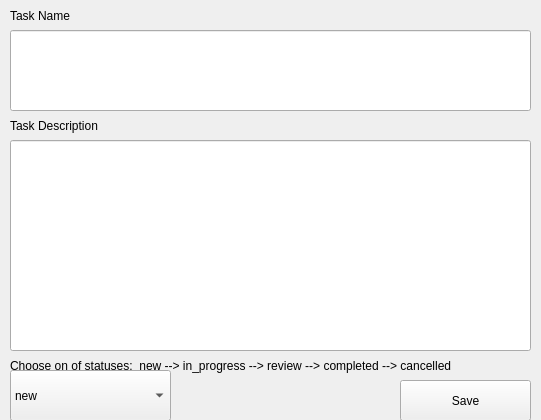
<?xml version="1.0" encoding="UTF-8"?>
<ui version="4.0">
 <class>Form</class>
 <widget class="QWidget" name="Form">
  <property name="geometry">
   <rect>
    <x>0</x>
    <y>0</y>
    <width>541</width>
    <height>420</height>
   </rect>
  </property>
  <property name="windowTitle">
   <string>Form</string>
  </property>
  <widget class="QLabel" name="label">
   <property name="geometry">
    <rect>
     <x>10</x>
     <y>0</y>
     <width>521</width>
     <height>31</height>
    </rect>
   </property>
   <property name="text">
    <string>Task Name</string>
   </property>
  </widget>
  <widget class="QLabel" name="label_2">
   <property name="geometry">
    <rect>
     <x>10</x>
     <y>110</y>
     <width>521</width>
     <height>31</height>
    </rect>
   </property>
   <property name="text">
    <string>Task Description</string>
   </property>
  </widget>
  <widget class="QLabel" name="label_3">
   <property name="geometry">
    <rect>
     <x>10</x>
     <y>320</y>
     <width>521</width>
     <height>31</height>
    </rect>
   </property>
   <property name="text">
    <string>Task Statys</string>
   </property>
  </widget>
  <widget class="QComboBox" name="comboBox">
   <property name="geometry">
    <rect>
     <x>10</x>
     <y>370</y>
     <width>161</width>
     <height>51</height>
    </rect>
   </property>
   <item>
    <property name="text">
     <string>new</string>
    </property>
   </item>
   <item>
    <property name="text">
     <string>in progress</string>
    </property>
   </item>
   <item>
    <property name="text">
     <string>review</string>
    </property>
   </item>
   <item>
    <property name="text">
     <string>completed</string>
    </property>
   </item>
   <item>
    <property name="text">
     <string>cancelled</string>
    </property>
   </item>
  </widget>
  <widget class="QLabel" name="label_4">
   <property name="geometry">
    <rect>
     <x>10</x>
     <y>350</y>
     <width>521</width>
     <height>31</height>
    </rect>
   </property>
   <property name="text">
    <string>Choose on of statuses:  new --&gt; in_progress --&gt; review --&gt; completed --&gt; cancelled</string>
   </property>
  </widget>
  <widget class="QPushButton" name="pushButton">
   <property name="geometry">
    <rect>
     <x>400</x>
     <y>380</y>
     <width>131</width>
     <height>41</height>
    </rect>
   </property>
   <property name="text">
    <string>Save</string>
   </property>
  </widget>
  <widget class="QLineEdit" name="lineEdit">
   <property name="geometry">
    <rect>
     <x>10</x>
     <y>30</y>
     <width>521</width>
     <height>81</height>
    </rect>
   </property>
  </widget>
  <widget class="QLineEdit" name="lineEdit_2">
   <property name="geometry">
    <rect>
     <x>10</x>
     <y>140</y>
     <width>521</width>
     <height>211</height>
    </rect>
   </property>
  </widget>
 </widget>
 <resources/>
 <connections/>
</ui>
